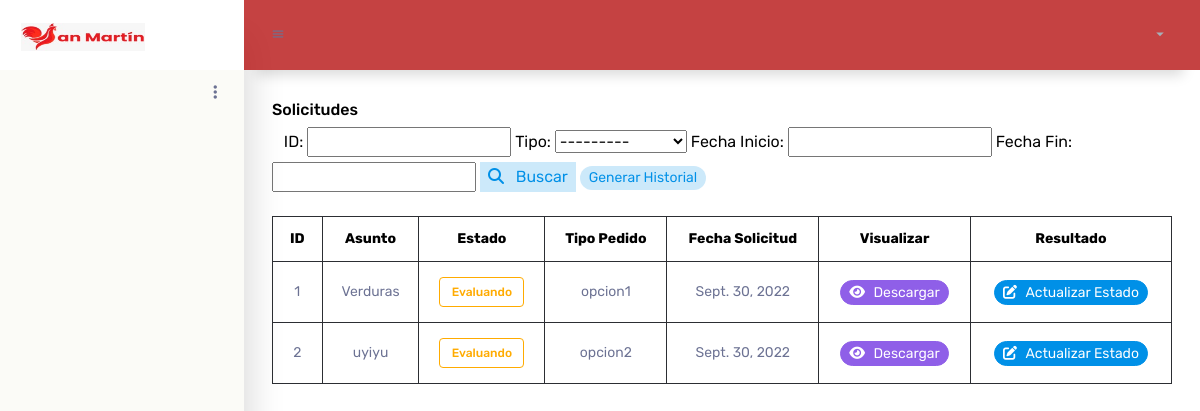
Before: /solicitudes/ with the older database file.
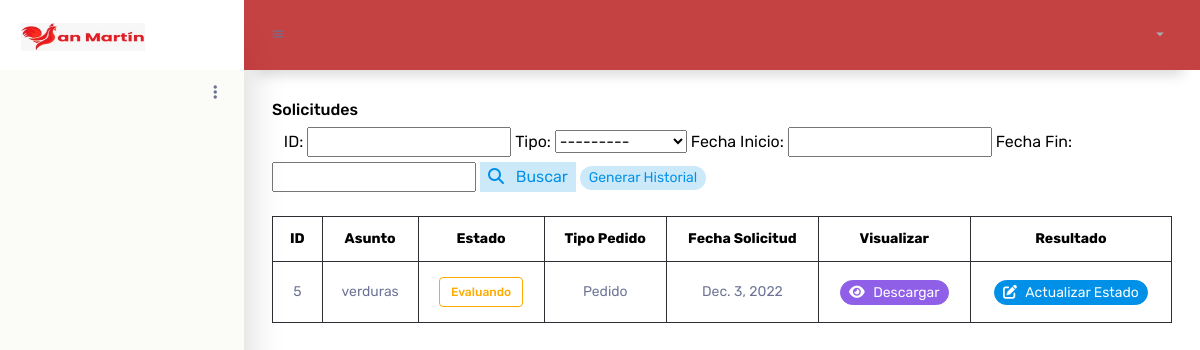
After: the same page with the newer database file.
### documento/models.py (models this page shows, shortened)
class Documento(models.Model):
    opciones = (('Pedido','Pedido'),
                ('Requerimiento','Requerimiento'))
    estado = (('Evaluando','Evaluando'),
                ('Aprobado','Aprobado'),
                ('Rechazado','Rechazado'),)
    nombre = models.CharField(null=True,max_length=30)
    tipo = models.CharField(choices=opciones, null=True,max_length=20)
    estado = models.CharField(default="Evaluando",choices=estado, null=True,max_length=20)
    proveedor = models.ForeignKey(Proveedor,on_delete=models.CASCADE,null=True)
    encargado = models.ForeignKey(Area,on_delete=models.CASCADE,null=True)
    pedido = models.CharField(null=True,max_length=300)
    data_created=models.DateField(auto_now_add=True,null=True)

### documento/views.py (the view)
# urls.py: path('solicitudes/',views.solicitudes_admin,name='solicitudes'),
def solicitudes_admin(request):
	solic = Documento.objects.all()
	fech_filtro = Fecha_tipo(request.GET, queryset=solic)
	solic = fech_filtro.qs
	context = {'solic': solic,'filtro':fech_filtro}
	return render (request, 'documentos/solicitudes.html',context)

### documento/templates/documentos/solicitudes.html (shortened to what this page needs)
{% extends 'documentos/main.html'%}
{% block content %}
<div class="table-responsive">
    <h5>Solicitudes</h5>
        <form method="get">
            <label for="">&nbsp;&nbsp;</label>{{filtro.form}}
            <button class="btn-inverse-primary " type="submit"><i class="fa-solid fa-magnifying-glass"></i> &nbsp;&nbsp;Buscar</button>
            <a class="btn btn-sm btn-inverse-primary btn-rounded" href="{% url 'generar_historial'  %}">Generar Historial</a>
        </form>
<br>
<table style="text-align:center;" class="table table-bordered">
   <tr style="color:#000000;">
        <th>ID</th>
        <th>Asunto</th>
        <th>Estado</th>
        <th>Tipo Pedido</th>
        <th>Fecha Solicitud</th>
        <th>Visualizar</th>
        <th>Resultado</th>
   </tr>
    {% for solic in solic %}
        <tr><td>{{solic.id}}</td>
            <td>{{solic.nombre}}</td>
            <td>
            {% if solic.estado == "Evaluando" %}
            <div class="badge badge-outline-warning">{{solic.estado}}</div>
            </td>
            {% endif %}
            <td>{{solic.tipo}}</td>
            <td>{{solic.data_created}}</td>
            <td><a class="btn btn-sm btn-info btn-rounded" href="{% url 'generar_pedido' solic.id  %}"><i class="fa-solid fa-eye"></i>&nbsp;Descargar</a></td>
            <td><a class="btn btn-sm btn-primary btn-rounded"  href="{% url 'editar_solicitud' solic.id %}"><i class="fa-solid fa-pen-to-square"></i>&nbsp;Actualizar Estado</a></td>
        </tr>
    {% endfor %}
</table>
</div>
  </div>
{% endblock %}

Changed rows visible on the page:
removed Documento: id "1", nombre "Verduras", estado "Evaluando", tipo "opcion1", data_created "Sept. 30, 2022"
removed Documento: id "2", nombre "uyiyu", estado "Evaluando", tipo "opcion2", data_created "Sept. 30, 2022"
added Documento: id "5", nombre "verduras", estado "Evaluando", tipo "Pedido", data_created "Dec. 3, 2022"
